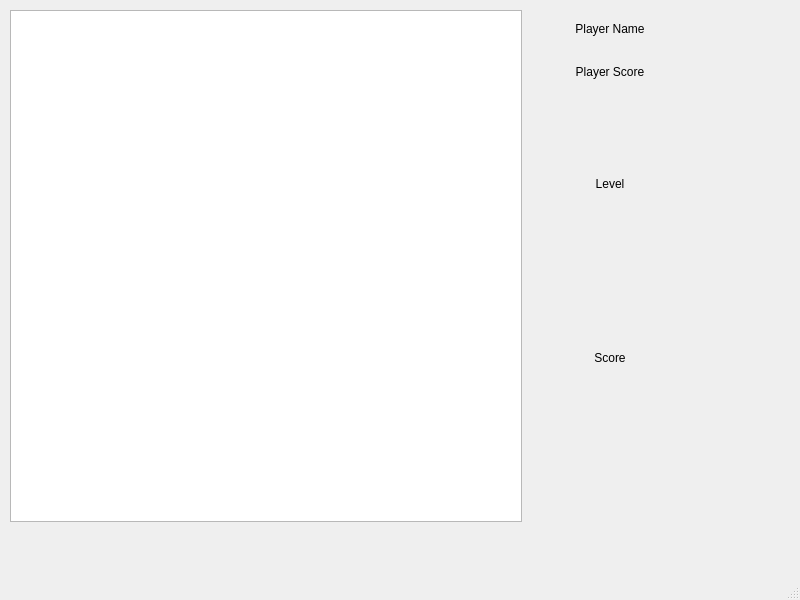
<?xml version="1.0" encoding="UTF-8"?>
<ui version="4.0">
 <class>MainWindow</class>
 <widget class="QMainWindow" name="MainWindow">
  <property name="geometry">
   <rect>
    <x>0</x>
    <y>0</y>
    <width>800</width>
    <height>600</height>
   </rect>
  </property>
  <property name="windowTitle">
   <string>MainWindow</string>
  </property>
  <widget class="QWidget" name="centralwidget">
   <widget class="QGraphicsView" name="graphicsView">
    <property name="geometry">
     <rect>
      <x>10</x>
      <y>10</y>
      <width>512</width>
      <height>512</height>
     </rect>
    </property>
   </widget>
   <widget class="QWidget" name="verticalLayoutWidget">
    <property name="geometry">
     <rect>
      <x>530</x>
      <y>10</y>
      <width>160</width>
      <height>80</height>
     </rect>
    </property>
    <layout class="QVBoxLayout" name="verticalLayout">
     <item>
      <widget class="QLabel" name="playerName">
       <property name="text">
        <string>Player Name</string>
       </property>
       <property name="scaledContents">
        <bool>false</bool>
       </property>
       <property name="alignment">
        <set>Qt::AlignCenter</set>
       </property>
      </widget>
     </item>
     <item>
      <widget class="QLabel" name="playerScore">
       <property name="text">
        <string>Player Score</string>
       </property>
       <property name="scaledContents">
        <bool>false</bool>
       </property>
       <property name="alignment">
        <set>Qt::AlignCenter</set>
       </property>
      </widget>
     </item>
    </layout>
   </widget>
   <widget class="QWidget" name="verticalLayoutWidget_2">
    <property name="geometry">
     <rect>
      <x>530</x>
      <y>100</y>
      <width>160</width>
      <height>341</height>
     </rect>
    </property>
    <layout class="QVBoxLayout" name="verticalLayout_2">
     <property name="spacing">
      <number>7</number>
     </property>
     <item>
      <widget class="QLabel" name="currentLevel">
       <property name="text">
        <string>Level</string>
       </property>
       <property name="scaledContents">
        <bool>false</bool>
       </property>
       <property name="alignment">
        <set>Qt::AlignCenter</set>
       </property>
      </widget>
     </item>
     <item>
      <widget class="QLabel" name="stats">
       <property name="text">
        <string>Score</string>
       </property>
       <property name="scaledContents">
        <bool>false</bool>
       </property>
       <property name="alignment">
        <set>Qt::AlignCenter</set>
       </property>
      </widget>
     </item>
    </layout>
   </widget>
  </widget>
  <widget class="QMenuBar" name="menubar">
   <property name="geometry">
    <rect>
     <x>0</x>
     <y>0</y>
     <width>800</width>
     <height>22</height>
    </rect>
   </property>
  </widget>
  <widget class="QStatusBar" name="statusbar"/>
 </widget>
 <resources/>
 <connections/>
</ui>
